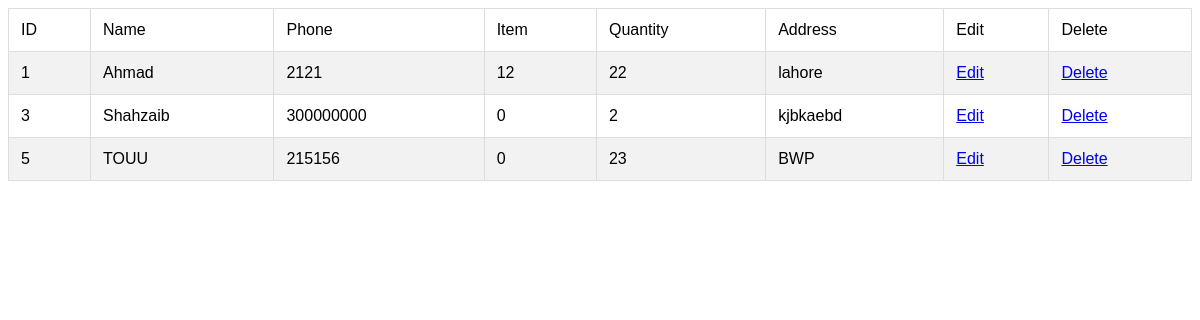
Screenshot of /show_order.php with the database file from the repository.
### tables this page shows
CREATE TABLE `food_order` (
  `id` int(11) NOT NULL,
  `name` varchar(50) NOT NULL,
  `phone` int(11) NOT NULL,
  `item` int(11) NOT NULL,
  `quantity` int(11) NOT NULL,
  `address` varchar(50) NOT NULL
);

### show_order.php (the view, shortened to what this page needs)
<!DOCTYPE html>
<html>
<head>
</head>
<body>
	<table border="1">
		<tr><td>ID</td><td>Name</td><td>Phone</td><td>Item</td><td>Quantity</td><td>Address</td><td>Edit</td><td> Delete</td></tr>
<?php
include ("db_conection.php");
$slelect_query = "SELECT * FROM food_order";
$result = $conn->query($slelect_query);
if ($result->num_rows > 0) {
  while($row = $result->fetch_assoc()) {
  	echo "<tr><td>".$row["id"]."</td><td>".$row["name"]."</td><td>".$row["phone"]."</td><td>".$row["item"]."</td><td>".$row["quantity"]."</td><td>".$row["address"]."</td><td><a href='edit_order.php?id=".$row["id"]."'>Edit</a></td><td><a href='del_order.php?id=".$row["id"]. "'>Delete</a></td></tr>";
  }
} else {
  echo "0 results";
}
?>
</table>
</body>
</html>

### show_order.php (style rules this page uses)
table { width: 100%; border-collapse: collapse; font-family: Arial, sans-serif; }
table td { padding: 12px; border: 1px solid #ddd; }
table tbody tr:nth-child(even) { background-color: #f2f2f2; }

### rows the page displays
food_order: id "1", name "Ahmad", phone "2121", item "12", quantity "22", address "lahore"
food_order: id "3", name "Shahzaib", phone "300000000", item "0", quantity "2", address "kjbkaebd"
food_order: id "5", name "TOUU", phone "215156", item "0", quantity "23", address "BWP"
